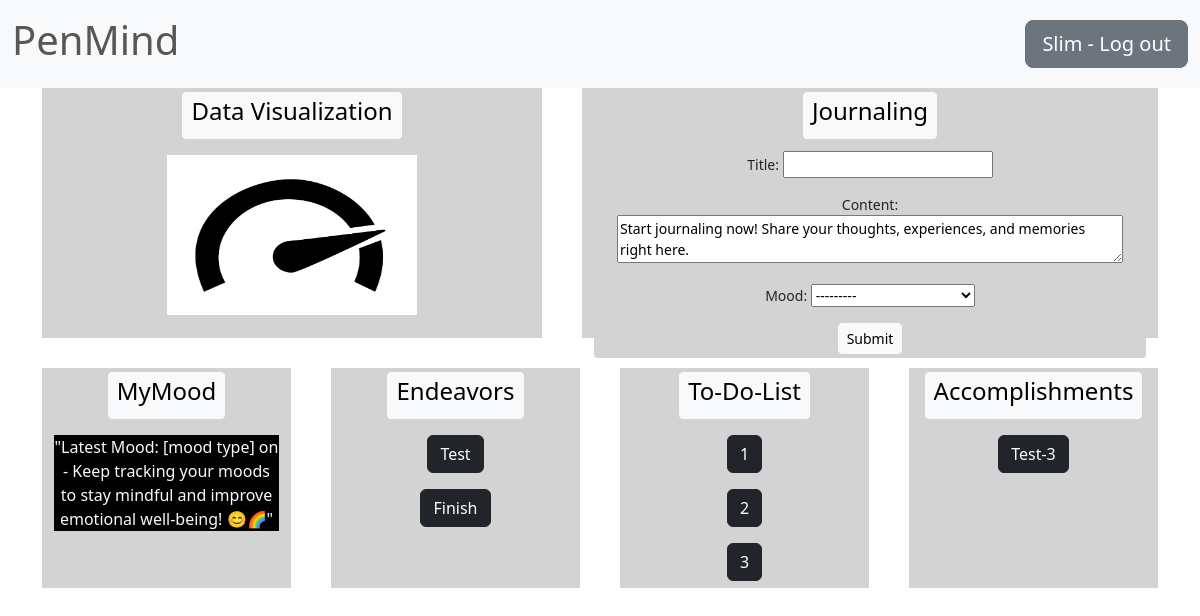
/profile/ (signed in), run on the app's committed database.
### Endeavors/models.py (models this page shows)
class Endeavor(models.Model):
    author = models.ForeignKey(User, on_delete=models.CASCADE)
    title = models.CharField(max_length=100, null=True, unique=True)
    start_date = models.DateField(null=True)
    def __str__(self):
        return self.title
    class Meta:
        ordering = ["-id"]

### To_Do/models.py (models this page shows)
class Task(models.Model):
    goal = models.ForeignKey(Endeavor, on_delete=models.CASCADE, null=True, related_name="todo_tasks")
    title = models.CharField(max_length=200, null=True, unique=True)
    description = models.TextField(null=True, blank=True)
    starting_time = models.DateTimeField()
    completed = models.BooleanField(default=False, null=True, blank=True)
    def __str__(self):
        return self.title

### Accomplished/models.py (models this page shows)
class AccomplishedGoal (models.Model):
    author = models.ForeignKey(User, on_delete=models.CASCADE)
    program_title = models.CharField(max_length=100, null=True, unique=True)
    start_day = models.DateField(null=True)
    end_day = models.DateTimeField(auto_now_add=True)
    summary = models.TextField(null=True, blank=True)
    class Meta:
        ordering = ["-id"]
    def __str__(self):
        return self.program_title

### users/views.py (the view, shortened to what this page needs)
# urls.py: path('profile/', login_required(ProfileTemplateViews.as_view()), name='profile'),
class ProfileTemplateViews(TemplateView):
    template_name = "users/profile.html"
    def get_context_data(self, **kwargs):
        context = super().get_context_data(**kwargs)
        context["form"] = JournalModelForm(initial={"content": "Start journaling now! Share your thoughts, experiences,"
                                                               " and memories right here."})
        context["list_endeavor"] = Endeavor.objects.filter(author=self.request.user)[:3]
        context["list_task"] = Task.objects.filter(goal__author=self.request.user)[:3]
        context["list_accomplished"] = AccomplishedGoal.objects.filter(author=self.request.user)[:3]
        return context

### Journaling/forms.py
class JournalModelForm(forms.ModelForm):
    class Meta:
        model = Journal
        fields = ["title", "content", "mood"]
        widgets = {"content": forms.Textarea(attrs={'rows': 2, 'cols': 60})}

### users/templates/users/profile.html (shortened to what this page needs)
{% extends "users/base.html" %}
{% load static %}
{% block content %}
<link rel="stylesheet" type="text/css" href="{% static 'users/style.css' %}">
<div class="container text-center">
  <div class="row">
    <div class="col-8" id="data_visualization">
      <a href="{% url 'data' %}" class="btn btn-light btn-sm mt-1"><h4>Data Visualization</h4></a>
      <div class="mt-3" ><img src="{% static 'black.png' %}" height="160" width="250"></div>
    </div>
    <div class="col" id="journaling">
      <a href="{% url 'journal' %}" class="btn btn-light btn-sm mt-1 mb-2"><h4>Journaling</h4></a>
      <form id="form" class="form-control form-control-sm" method="post" >
        {{ form.as_p }}
          <input class="btn btn-light btn-sm" type="submit">
      </form>
    </div>
  </div>
  <div class="row">
    <div class="col" id="mymood"><a href="{% url 'mood' %}" class="btn btn-light btn-sm mt-1"><h4>MyMood</h4></a>
      <div class="emoji">
        <p class="text-center text-light mt-3" style="background: black">
          "Latest Mood: {{mood}} [mood type] on {{mood_date|date}} - Keep tracking your moods to stay mindful and improve emotional well-being! 😊🌈"
        </p>
      </div>
    </div>
    <div class="col" id="endeavors"><a href="{% url 'list_endeavor' %}" class="btn btn-light btn-sm mt-1">
      <h4>Endeavors</h4></a>
      {% if list_endeavor %}
        {% for program_title in list_endeavor %}
          <div>
            <a class="btn btn-dark  mt-3" href="{% url 'detail_endeavor' program_title.pk %} ">{{ program_title|title}}</a>
          </div>
        {% endfor %}
      {% else %}
        <p style="background: black" class="container mt-3 text-light">"No programs set up yet.
          Start by creating your first program to organize your tasks and goals."</p>
      {% endif %}
    </div>
    <div class="col" id="to_do"><a href="{% url 'todos' %}" class="btn btn-light btn-sm mt-1">
      <h4>To-Do-List</h4></a>
      {% if list_task %}
        {% for task_title in list_task %}
          <div>
            <a class="btn btn-dark mt-3" href="{% url 'detail_todo' task_title.pk %}">{{ task_title|title}}</a>
          </div>
        {% endfor %}
      {% else %}
        <p style="background: black" class="container mt-3 text-light">"No tasks available yet.
          Add tasks to your programs to track your progress and accomplishments."</p>
      {% endif %}
    </div>
    <div class="col" id="accomplished"><a href="{% url 'done' %}" class="btn btn-light btn-sm mt-1">
      <h4>Accomplishments</h4></a>
      {% if list_accomplished %}
        {% for program_title in list_accomplished %}
          <div>
            <a class="btn btn-dark mt-3" href="#">{{ program_title|title}}</a>
          </div>
        {% endfor %}
      {% else %}
      <div style="background: black;">
        <p class="container text-light mt-3">"You haven't accomplished any programs yet.
          Keep working on your tasks and goals to mark your progress and celebrate your achievements!"</p>
      </div>
      {% endif %}
    </div>
  </div>
</div>
{% endblock content %}

### users/templates/users/base.html (shortened to what this page needs)
<!DOCTYPE html>
<html lang="en">
<head>
  <link href="https://cdn.jsdelivr.net/npm/bootstrap@5.3.0/dist/css/bootstrap.min.css" rel="stylesheet">
    <nav class="navbar bg-body-tertiary">
        <div class="container-fluid">
            <div class="navbar-text text-tertiary"><h1>PenMind</h1></div>
            {% if user.is_authenticated %}
            <span><a class="btn btn-secondary btn-lg" href="{% url 'logout' %}">{{ user.username.title }} - Log out</a></span>
            {% endif %}
        </div>
    </nav>
</head>
<body>
<div class="container">
    {% block content %}
    {% endblock content %}
</div>
</body>
</html>

### users/static/users/style.css (style rules this page uses)
#journaling { height: 250px; width: 500px; border: 5px lightgray; background: lightgray; margin-left: 20px; margin-bottom: 20px; }
#data_visualization { height: 250px; width: 500px; border: 5px lightgray; background: lightgray; margin-right: 20px; }
#mymood { height: 220px; width: 500px; border: 5px lightgray; margin-top: 10px; background: lightgray; margin-right: 40px; }
#endeavors { height: 220px; width: 500px; border: 5px lightgray; margin-top: 10px; background: lightgray; margin-right: 40px; }
#to_do { height: 220px; width: 500px; border: 5px lightgray; margin-top: 10px; background: lightgray; margin-right: 40px; }
#accomplished { height: 220px; width: 500px; border: 5px lightgray; margin-top: 10px; background: lightgray; }
#form { border: none; background-color:lightgrey; }

### data on the page
Endeavor: title "Test"
Endeavor: title "Finish"
Task: title "1"
Task: title "2"
Task: title "3"
AccomplishedGoal: program_title "Test-3"

### other printed values
{{ user.username.title }} "Slim"
